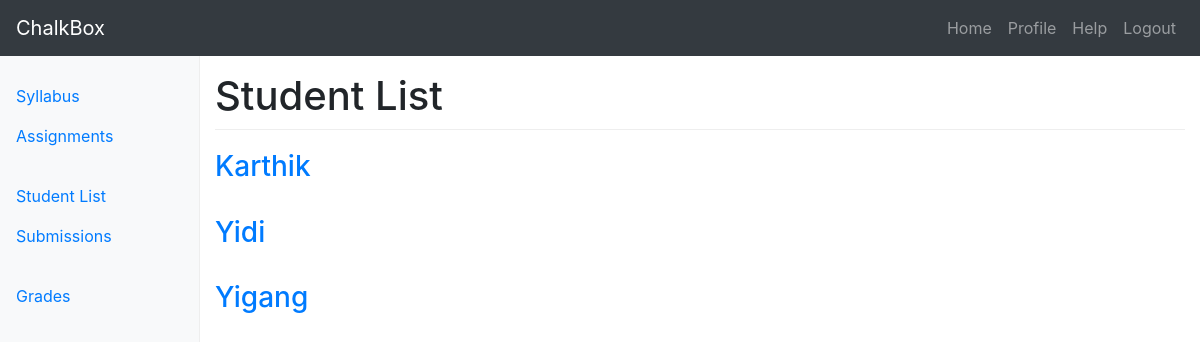
Page /courses/2/accounts/students/ (signed in) on the committed database.
### accounts/models.py (models this page shows, shortened)
class User(AbstractBaseUser):
	username    = models.CharField(max_length=120)
	email       = models.EmailField(max_length=255, unique=True)
	full_name   = models.CharField(max_length=255, blank=True, null=True)
	biography   = models.TextField(blank=True)
	phone_number= models.IntegerField(blank=True, null=True)
	is_active   = models.BooleanField(default=True) # can login
	staff       = models.BooleanField(default=False) # staff user non superuser
	admin       = models.BooleanField(default=False) # superuser
	timestamp   = models.DateTimeField(auto_now_add=True)
	courses     = models.ManyToManyField(Course, blank=True)
	USERNAME_FIELD = 'email'
	REQUIRED_FIELDS = [] #['full_name'] #python manage.py createsuperuser
	objects = UserManager()
	@property
	def is_staff(self):
		return self.staff

### accounts/views.py (the view)
def student_list(request, cid=None):
	queryset = User.objects.all().filter(staff=False, courses__id=cid).order_by('username')
	context = {
		"object_list": queryset,
		"title": "Student List",
		"id": cid,
	}
	return render(request, "account/student_list.html", context)

### templates/account/student_list.html
{% extends "base_navbar.html" %}
{% block content %}
<div class="container-fluid">
  <div class="row">
       {% include "side_bar.html" with cid=id %}
       <main role="main" class="col-sm-9 ml-sm-auto col-md-10 pt-3">
	        <h1>{{ title }}</h1>
       	  {% for obj in object_list %}
			       <h3><a href='{% url "courses:accounts:detail" cid=id user=obj.id %}'>{{ obj.username }}</a></h3>
			       <br />
       	  {% endfor %}
       </main>
  </div>
</div>
{% endblock %}

### static_proj/static_root/css/dashboard.css (style rules this page uses)
h1 { padding-bottom: 9px; margin-bottom: 20px; border-bottom: 1px solid #eee; }

### static_proj/static_root/css/navbar-top.css (style rules this page uses)
body { min-height: 75rem; }

### rows in the picture
User: username "Karthik"
User: username "Yidi"
User: username "Yigang"

### other values in the picture
{{ title }} "Student List"
